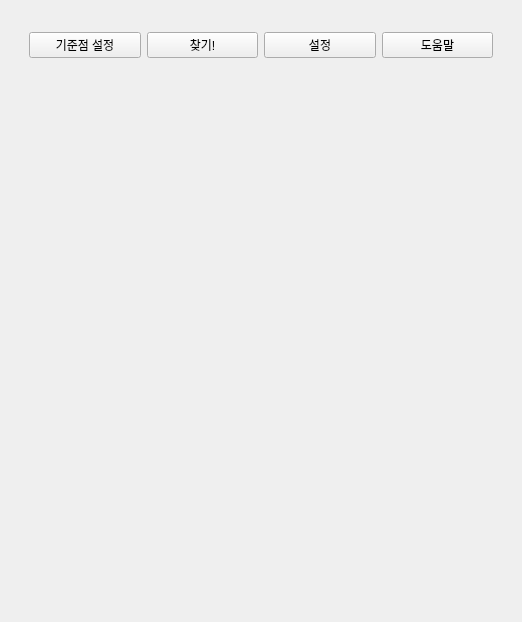
<?xml version="1.0" encoding="UTF-8"?>
<ui version="4.0">
 <class>Main</class>
 <widget class="QWidget" name="Main">
  <property name="geometry">
   <rect>
    <x>0</x>
    <y>0</y>
    <width>520</width>
    <height>620</height>
   </rect>
  </property>
  <property name="sizePolicy">
   <sizepolicy hsizetype="Preferred" vsizetype="Preferred">
    <horstretch>0</horstretch>
    <verstretch>0</verstretch>
   </sizepolicy>
  </property>
  <property name="windowTitle">
   <string>찾아드립니다</string>
  </property>
  <layout class="QVBoxLayout" name="verticalLayout">
   <item>
    <widget class="QWidget" name="widget_2" native="true">
     <property name="sizePolicy">
      <sizepolicy hsizetype="Preferred" vsizetype="Preferred">
       <horstretch>0</horstretch>
       <verstretch>0</verstretch>
      </sizepolicy>
     </property>
     <property name="minimumSize">
      <size>
       <width>500</width>
       <height>600</height>
      </size>
     </property>
     <property name="styleSheet">
      <string notr="true"/>
     </property>
     <layout class="QVBoxLayout" name="verticalLayout_2">
      <property name="spacing">
       <number>9</number>
      </property>
      <property name="leftMargin">
       <number>9</number>
      </property>
      <property name="topMargin">
       <number>9</number>
      </property>
      <property name="rightMargin">
       <number>9</number>
      </property>
      <property name="bottomMargin">
       <number>9</number>
      </property>
      <item>
       <widget class="QWidget" name="widget" native="true">
        <property name="sizePolicy">
         <sizepolicy hsizetype="Expanding" vsizetype="Fixed">
          <horstretch>0</horstretch>
          <verstretch>0</verstretch>
         </sizepolicy>
        </property>
        <property name="minimumSize">
         <size>
          <width>200</width>
          <height>50</height>
         </size>
        </property>
        <property name="maximumSize">
         <size>
          <width>798</width>
          <height>50</height>
         </size>
        </property>
        <property name="styleSheet">
         <string notr="true"/>
        </property>
        <layout class="QHBoxLayout" name="horizontalLayout">
         <item>
          <widget class="QPushButton" name="setBasePosButton">
           <property name="text">
            <string>기준점 설정</string>
           </property>
          </widget>
         </item>
         <item>
          <widget class="QPushButton" name="findButton">
           <property name="text">
            <string>찾기!</string>
           </property>
          </widget>
         </item>
         <item>
          <widget class="QPushButton" name="settingButton">
           <property name="text">
            <string>설정</string>
           </property>
          </widget>
         </item>
         <item>
          <widget class="QPushButton" name="helpButton">
           <property name="text">
            <string>도움말</string>
           </property>
          </widget>
         </item>
        </layout>
       </widget>
      </item>
      <item>
       <widget class="QWidget" name="imageContainer" native="true">
        <property name="styleSheet">
         <string notr="true"/>
        </property>
        <layout class="QGridLayout" name="gridLayout">
         <item row="0" column="0">
          <widget class="QLabel" name="resultImage">
           <property name="sizePolicy">
            <sizepolicy hsizetype="Preferred" vsizetype="Minimum">
             <horstretch>0</horstretch>
             <verstretch>0</verstretch>
            </sizepolicy>
           </property>
           <property name="minimumSize">
            <size>
             <width>450</width>
             <height>450</height>
            </size>
           </property>
           <property name="maximumSize">
            <size>
             <width>450</width>
             <height>450</height>
            </size>
           </property>
           <property name="styleSheet">
            <string notr="true"/>
           </property>
           <property name="text">
            <string/>
           </property>
          </widget>
         </item>
        </layout>
       </widget>
      </item>
     </layout>
    </widget>
   </item>
  </layout>
 </widget>
 <resources/>
 <connections/>
</ui>
